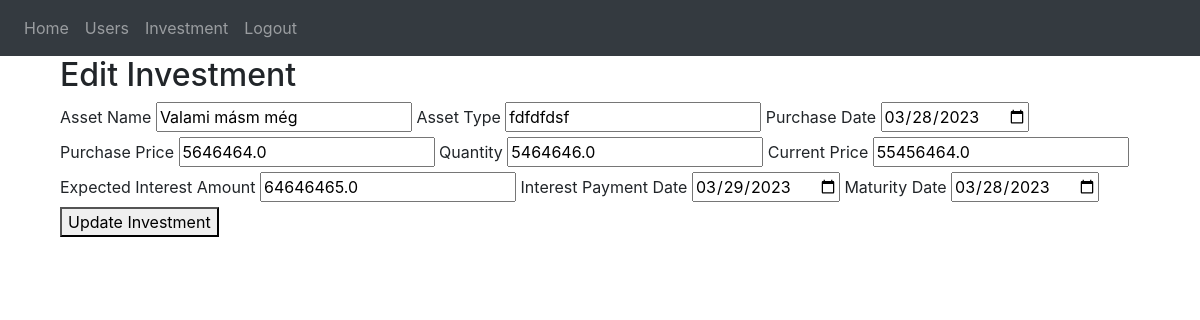
The app's page /edit-investment/3 (signed in), older data.
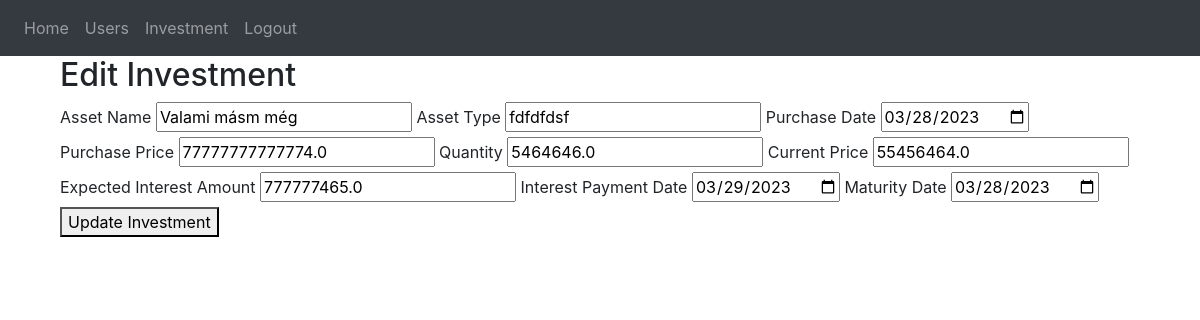
The same page, newer data.
### website/models.py (models this page shows)
class Investment(db.Model):
    id = db.Column(db.Integer, primary_key=True)
    asset_name = db.Column(db.String(150))
    asset_type = db.Column(db.String(150))
    purchase_date = db.Column(db.DateTime(timezone=True))
    purchase_price = db.Column(db.Float)
    quantity = db.Column(db.Float)
    current_price = db.Column(db.Float)
    expected_interest_amount = db.Column(db.Float)
    interest_payment_date = db.Column(db.DateTime(timezone=True))
    maturity_date = db.Column(db.DateTime(timezone=True))
    user_id = db.Column(db.Integer, db.ForeignKey('user.id'))
    user = db.relationship('User', back_populates='investments')

### website/views.py (the view, shortened to what this page needs)
@views.route('/edit-investment/<int:investment_id>', methods=['GET', 'POST'])
@login_required
def edit_investment(investment_id):
    investment = Investment.query.get_or_404(investment_id)
    return render_template('edit_investment.html', investment=investment, user=current_user)

### website/__init__.py (called while the page is built)
def create_app():
    app = Flask(__name__)
    app.config['SECRET_KEY'] = 'hjshjhdjah kjshkjdhjs'
    app.config['SQLALCHEMY_DATABASE_URI'] = f'sqlite:///{DB_NAME}'
    db.init_app(app)
    from .views import views
    from .auth import auth
    app.register_blueprint(views, url_prefix='/')
    app.register_blueprint(auth, url_prefix='/')
    from .models import User, Note
    with app.app_context():
        db.create_all()
    login_manager = LoginManager()
    login_manager.login_view = 'auth.login'
    login_manager.init_app(app)
    @login_manager.user_loader
    def load_user(id):
        return User.query.get(int(id))
    return app

### website/templates/edit_investment.html
{% extends "base.html" %}
{% block content %}
    <div class="container">
        <h2>Edit Investment</h2>
        <form action="{{ url_for('views.edit_investment', investment_id=investment.id) }}" method="post">
            <label for="assetName">Asset Name</label>
            <input type="text" name="assetName" id="assetName" value="{{ investment.asset_name }}" required>
            <label for="assetType">Asset Type</label>
            <input type="text" name="assetType" id="assetType" value="{{ investment.asset_type }}" required>
            <label for="purchaseDate">Purchase Date</label>
            <input type="date" name="purchaseDate" id="purchaseDate" value="{{ investment.purchase_date.date() }}" required>
            <label for="purchasePrice">Purchase Price</label>
            <input type="number" step="any" name="purchasePrice" id="purchasePrice" value="{{ investment.purchase_price }}" required>
            <label for="quantity">Quantity</label>
            <input type="number" step="any" name="quantity" id="quantity" value="{{ investment.quantity }}" required>
            <label for="currentPrice">Current Price</label>
            <input type="number" step="any" name="currentPrice" id="currentPrice" value="{{ investment.current_price }}" required>
            <label for="expectedInterestAmount">Expected Interest Amount</label>
            <input type="number" step="any" name="expectedInterestAmount" id="expectedInterestAmount" value="{{ investment.expected_interest_amount }}" required>
            <label for="interestPaymentDate">Interest Payment Date</label>
            <input type="date" name="interestPaymentDate" id="interestPaymentDate" value="{{ investment.interest_payment_date.date() }}" required>
            <label for="maturityDate">Maturity Date</label>
            <input type="date" name="maturityDate" id="maturityDate" value="{{ investment.maturity_date.date() }}" required>
            <button type="submit">Update Investment</button>
        </form>
    </div>
{% endblock %}

Row changes from the older to the newer data that the page shows:
changed Investment "Valami másm még": purchasePrice "5646464.0" → "77777777777774.0"; expectedInterestAmount "64646465.0" → "777777465.0"
